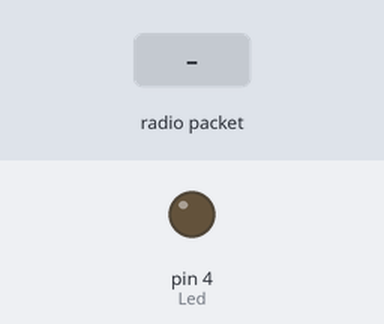
The program below on a simulated Arduino Pro Mini, built with avr-gcc and run on an emulated ATmega328P. On the bench: output pins drawn as LEDs (lit = HIGH). The test bench sets the inputs (shaded band). No radio packets arrive unless stated; what the program prints to the serial monitor is not drawn.

Above: at 1.2 s.
1.3 s: radio packet "1" arrives
At 1.55 s:
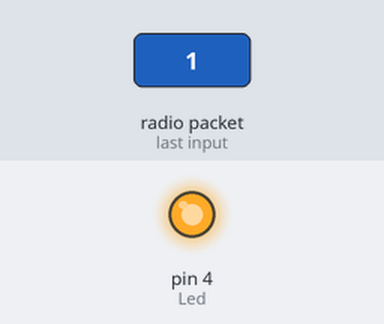
3.3 s: radio packet "0" arrives
At 4.1 s:
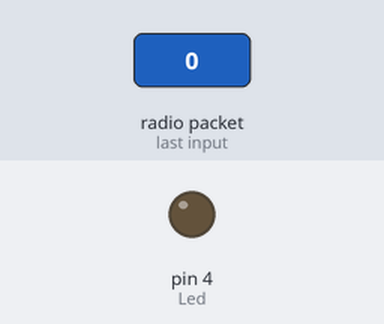
5.3 s: radio packet "2" arrives
At 5.55 s:
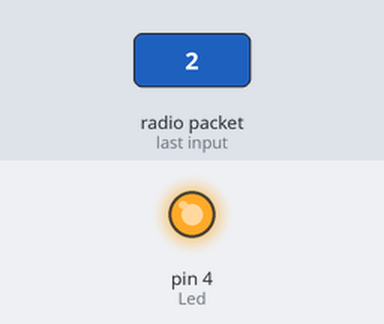
Timing chart, 0 to 8.3 s (numbered marks = the images above; inputs shaded):
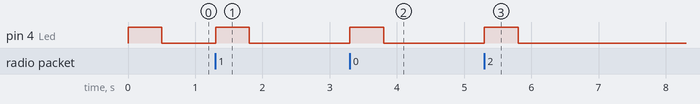

Measured:
- after the input at 1.3 s, pin 4 (Led): LOW → HIGH at once, → LOW 0.50 s later
- after the input at 3.3 s, pin 4 (Led): LOW → HIGH at once, → LOW 0.50 s later
- after the input at 5.3 s, pin 4 (Led): LOW → HIGH at once, → LOW 0.50 s later

The program:

main.cpp
```cpp
#include <Arduino.h>
#include <SPI.h>
#include <nRF24L01.h>
#include <RF24.h>

// #define RSSI_Channel 12
#define UPDATE_INTERVAL 7.7
#define NUM_CHANNELS 14
#define Radio_Channel 12
#define Led 4

const  uint8_t HEADER_ = 0x0F;
const  uint8_t FOOTER_ = 0x00;
const  uint8_t FOOTER2_ = 0x04;
const  uint8_t CH17_MASK_ = 0x01;
const  uint8_t CH18_MASK_ = 0x02;
const  uint8_t LOST_FRAME_MASK_ = 0x04;
const  uint8_t FAILSAFE_MASK_ = 0x08;
bool failsafe_ = false;
bool lost_frame_ = false;
bool dataReceiveDone = false;

const uint64_t pipeIn =  0343347641;
RF24 radio(9, 10);
uint8_t radioRead[17];
uint16_t radioData[Radio_Channel];

uint8_t sbusData[25];
uint16_t sbusChannel[16];

uint64_t now;
uint64_t sbusLasttime;
void sbusConvert();
void setup(){
  pinMode(Led,OUTPUT);
  for(int i = 0; i < 16 ; i++){
        sbusChannel[i] = 172;
  }
  radio.begin();
  radio.setAutoAck(false);
  radio.setDataRate(RF24_250KBPS);
  radio.setPALevel(RF24_PA_LOW,true);
  radio.setChannel(104);
  radio.setCRCLength(RF24_CRC_16);
  radio.openReadingPipe(1,pipeIn);
  radio.startListening();
  radio.powerUp();

  Serial.begin(100000,SERIAL_8E2);
  // Serial.begin(115200);
}
unsigned long lastRecvTime = 0;
void recvData()
{
  while (radio.available()) {
    radio.read(&radioRead, sizeof(radioRead));
    lastRecvTime = millis();
    dataReceiveDone = true;
  }
}

/**************************************************/

void loop(){
  recvData();
  now = millis();
  if ( now - lastRecvTime > 500 ) {
    failsafe_ = true;
    for(int i = 0; i < 25 ; i++){
        sbusConvert();
        Serial.write(sbusData[i]);
    }
    digitalWrite(4,0);
  }
  else
  {
    failsafe_ = false;
    if(radio.testRPD()){
      if(sbusChannel[12] < 1811){
        sbusChannel[12]++;
      }
    }else{
     if(sbusChannel[12] > 172){
      sbusChannel[12]--;
      }
    }
    digitalWrite(4,1);
    if(dataReceiveDone){
      radio_decompress();
      for(int i = 0; i < Radio_Channel ; i++){
        sbusChannel[i] = map(radioData[i],1000,2000,172,1811);
      }
      sbusConvert();
      for(int i = 0; i < 25 ; i++){
        Serial.write(sbusData[i]);
      }
      dataReceiveDone = false;
      // sbusLasttime = now;
    }
  }

}
void radio_decompress(){
  radioData[0]  = uint16_t(radioRead[0]       | radioRead[1]  << 8 & 0x07FF);
  radioData[1]  = uint16_t(radioRead[1]  >> 3 | radioRead[2]  << 5 & 0x07FF);
  radioData[2]  = uint16_t(radioRead[2]  >> 6 | radioRead[3]  << 2  |
                    radioRead[4] << 10 & 0x07FF);
  radioData[3]  = uint16_t(radioRead[4]  >> 1 | radioRead[5]  << 7 & 0x07FF);
  radioData[4]  = uint16_t(radioRead[5]  >> 4 | radioRead[6]  << 4 & 0x07FF);
  radioData[5]  = uint16_t(radioRead[6]  >> 7 | radioRead[7]  << 1  |
                    radioRead[8] << 9 & 0x07FF);
  radioData[6]  = uint16_t(radioRead[8]  >> 2 | radioRead[9] << 6 & 0x07FF);
  radioData[7]  = uint16_t(radioRead[9] >> 5 | radioRead[10] << 3 & 0x07FF);
  radioData[8]  = uint16_t(radioRead[11]      | radioRead[12] << 8 & 0x07FF);
  radioData[9]  = uint16_t(radioRead[12] >> 3 | radioRead[13] << 5 & 0x07FF);
  radioData[10] = uint16_t(radioRead[13] >> 6 | radioRead[14] << 2  |
                    radioRead[15] << 10 & 0x07FF);
  radioData[11] = uint16_t(radioRead[15] >> 1 | radioRead[16] << 7 & 0x07FF);
}
void sbusConvert(){
  sbusData[0] = HEADER_;
  sbusData[1] =   (uint8_t) ((sbusChannel[0]   & 0x07FF));
  sbusData[2] =   (uint8_t) ((sbusChannel[0]   & 0x07FF) >> 8  | (sbusChannel[1]  & 0x07FF) << 3);
  sbusData[3] =   (uint8_t) ((sbusChannel[1]   & 0x07FF) >> 5  | (sbusChannel[2]  & 0x07FF) << 6);
  sbusData[4] =   (uint8_t) ((sbusChannel[2]   & 0x07FF) >> 2);
  sbusData[5] =   (uint8_t) ((sbusChannel[2]   & 0x07FF) >> 10 | (sbusChannel[3]  & 0x07FF) << 1);
  sbusData[6] =   (uint8_t) ((sbusChannel[3]   & 0x07FF) >> 7  | (sbusChannel[4]  & 0x07FF) << 4);
  sbusData[7] =   (uint8_t) ((sbusChannel[4]   & 0x07FF) >> 4  | (sbusChannel[5]  & 0x07FF) << 7);
  sbusData[8] =   (uint8_t) ((sbusChannel[5]   & 0x07FF) >> 1);
  sbusData[9] =   (uint8_t) ((sbusChannel[5]   & 0x07FF) >> 9  | (sbusChannel[6]  & 0x07FF) << 2);
  sbusData[10] =  (uint8_t) ((sbusChannel[6]   & 0x07FF) >> 6  | (sbusChannel[7]  & 0x07FF) << 5);
  sbusData[11] =  (uint8_t) ((sbusChannel[7]   & 0x07FF) >> 3);
  sbusData[12] =  (uint8_t) ((sbusChannel[8]   & 0x07FF));
  sbusData[13] =  (uint8_t) ((sbusChannel[8]   & 0x07FF) >> 8  | (sbusChannel[9]  & 0x07FF) << 3);
  sbusData[14] =  (uint8_t) ((sbusChannel[9]   & 0x07FF) >> 5  | (sbusChannel[10] & 0x07FF) << 6);
  sbusData[15] =  (uint8_t) ((sbusChannel[10]  & 0x07FF) >> 2);
  sbusData[16] =  (uint8_t) ((sbusChannel[10]  & 0x07FF) >> 10 | (sbusChannel[11] & 0x07FF) << 1);
  sbusData[17] =  (uint8_t) ((sbusChannel[11]  & 0x07FF) >> 7  | (sbusChannel[12] & 0x07FF) << 4);
  sbusData[18] =  (uint8_t) ((sbusChannel[12]  & 0x07FF) >> 4  | (sbusChannel[13] & 0x07FF) << 7);
  sbusData[19] =  (uint8_t) ((sbusChannel[13]  & 0x07FF) >> 1);
  sbusData[20] =  (uint8_t) ((sbusChannel[13]  & 0x07FF) >> 9  | (sbusChannel[14] & 0x07FF) << 2);
  sbusData[21] =  (uint8_t) ((sbusChannel[14]  & 0x07FF) >> 6  | (sbusChannel[15] & 0x07FF) << 5);
  sbusData[22] =  (uint8_t) ((sbusChannel[15]  & 0x07FF) >> 3);
  sbusData[23] = 0x00 | (false * CH17_MASK_) | (false * CH18_MASK_) |
             (failsafe_ * FAILSAFE_MASK_) | (lost_frame_ * LOST_FRAME_MASK_);
  sbusData[24] = FOOTER_;
}
```
